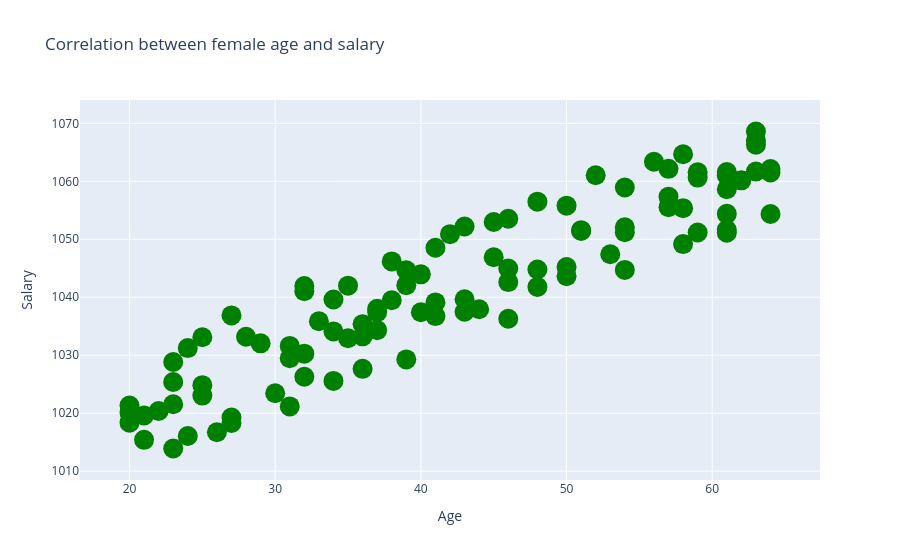

Source (notebook cell):
### Markdown cell above
### Changing the markers

### Code cell
trace = go.Scatter(x = female_age,
                  y = female_salary,
                  mode = "markers",
                  marker = dict(size = 20, color = "green"))

data = [trace]

layout = {"title":"Correlation between female age and salary",
         "xaxis":{"title":"Age", "zeroline":False},
         "yaxis":{"title":"Salary", "zeroline":False}}

iplot({"data":data, "layout":layout})

### Figure 1 — Plotly figure (JSON) as saved in the notebook; plotly's stock layout.template omitted (floating-point values rounded to 4 significant figures)
{"data": [{"marker": {"color": "green", "size": 20}, "mode": "markers", "type": "scatter", "x": [39, 58, 32, 44, 35, 43, 61, 46, 50, 63, 50, 64, 46, 48, 25, 36, 29, 32, 57, 54, 58, 23, 59, 31, 20, 61, 31, 36, 23, 22, 39, 32, 21, 31, 63, 37, 34, 27, 62, 63, 48, 37, 43, 33, 52, 32, 25, 51, 57, 51, 45, 40, 36, 61, 28, 64, 26, 42, 64, 46, 39, 38, 41, 54, 57, 58, 27, 56, 23, 25, 35, 54, 30, 48, 24, 38, 59, 45, 63, 34, 43, 40, 61, 20, 54, 46, 53, 41, 27, 24, 59, 37, 20, 41, 61, 61, 21, 34, 23, 50], "y": [1042.0, 1055.0, 1041.0, 1038.0, 1042.0, 1052.0, 1059.0, 1043.0, 1045.0, 1066.0, 1044.0, 1062.0, 1036.0, 1045.0, 1023.0, 1035.0, 1032.0, 1042.0, 1057.0, 1052.0, 1049.0, 1014.0, 1062.0, 1021.0, 1018.0, 1051.0, 1029.0, 1033.0, 1025.0, 1020.0, 1029.0, 1030.0, 1015.0, 1032.0, 1069.0, 1037.0, 1034.0, 1018.0, 1060.0, 1067.0, 1056.0, 1038.0, 1040.0, 1036.0, 1061.0, 1026.0, 1033.0, 1052.0, 1062.0, 1051.0, 1047.0, 1037.0, 1028.0, 1062.0, 1033.0, 1054.0, 1017.0, 1051.0, 1062.0, 1045.0, 1045.0, 1039.0, 1049.0, 1051.0, 1056.0, 1065.0, 1019.0, 1063.0, 1029.0, 1025.0, 1033.0, 1045.0, 1023.0, 1042.0, 1016.0, 1046.0, 1061.0, 1053.0, 1062.0, 1026.0, 1037.0, 1044.0, 1061.0, 1020.0, 1059.0, 1054.0, 1047.0, 1037.0, 1037.0, 1031.0, 1051.0, 1034.0, 1021.0, 1039.0, 1052.0, 1054.0, 1020.0, 1040.0, 1022.0, 1056.0]}], "layout": {"title": {"text": "Correlation between female age and salary"}, "xaxis": {"title": {"text": "Age"}, "zeroline": false}, "yaxis": {"title": {"text": "Salary"}, "zeroline": false}}}
